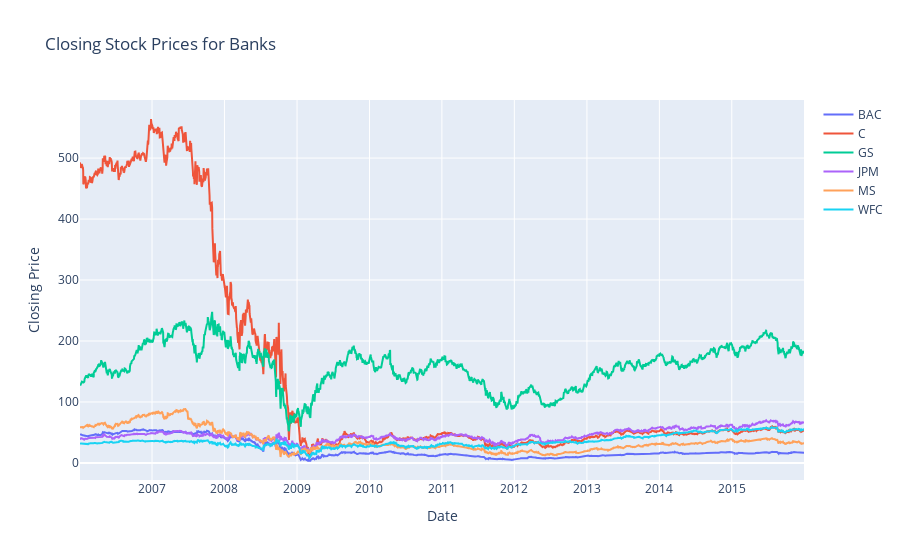

The notebook cell saved with this chart:
### Code cell
import plotly.graph_objs as go

traces = []
for ticker in tickers:
    trace = go.Scatter(x=bank_stocks[ticker].index, y=bank_stocks[ticker]['Close'], name=ticker)
    traces.append(trace)

layout = go.Layout(title='Closing Stock Prices for Banks', xaxis=dict(title='Date'), yaxis=dict(title='Closing Price'))

fig = go.Figure(data=traces, layout=layout)

fig.show()

### Figure 1 — Plotly figure (JSON) as saved in the notebook; plotly's stock layout.template omitted (floating-point values rounded to 4 significant figures; data arrays with more than 128 entries replaced by an {"elided": "..."} marker saying what was removed)
{"data": [{"name": "BAC", "type": "scatter", "x": {"elided": "2517 str values"}, "y": {"elided": "2517 float values"}}, {"name": "C", "type": "scatter", "x": {"elided": "2517 str values"}, "y": {"elided": "2517 float values"}}, {"name": "GS", "type": "scatter", "x": {"elided": "2517 str values"}, "y": {"elided": "2517 float values"}}, {"name": "JPM", "type": "scatter", "x": {"elided": "2517 str values"}, "y": {"elided": "2517 float values"}}, {"name": "MS", "type": "scatter", "x": {"elided": "2517 str values"}, "y": {"elided": "2517 float values"}}, {"name": "WFC", "type": "scatter", "x": {"elided": "2517 str values"}, "y": {"elided": "2517 float values"}}], "layout": {"title": {"text": "Closing Stock Prices for Banks"}, "xaxis": {"title": {"text": "Date"}}, "yaxis": {"title": {"text": "Closing Price"}}}}
